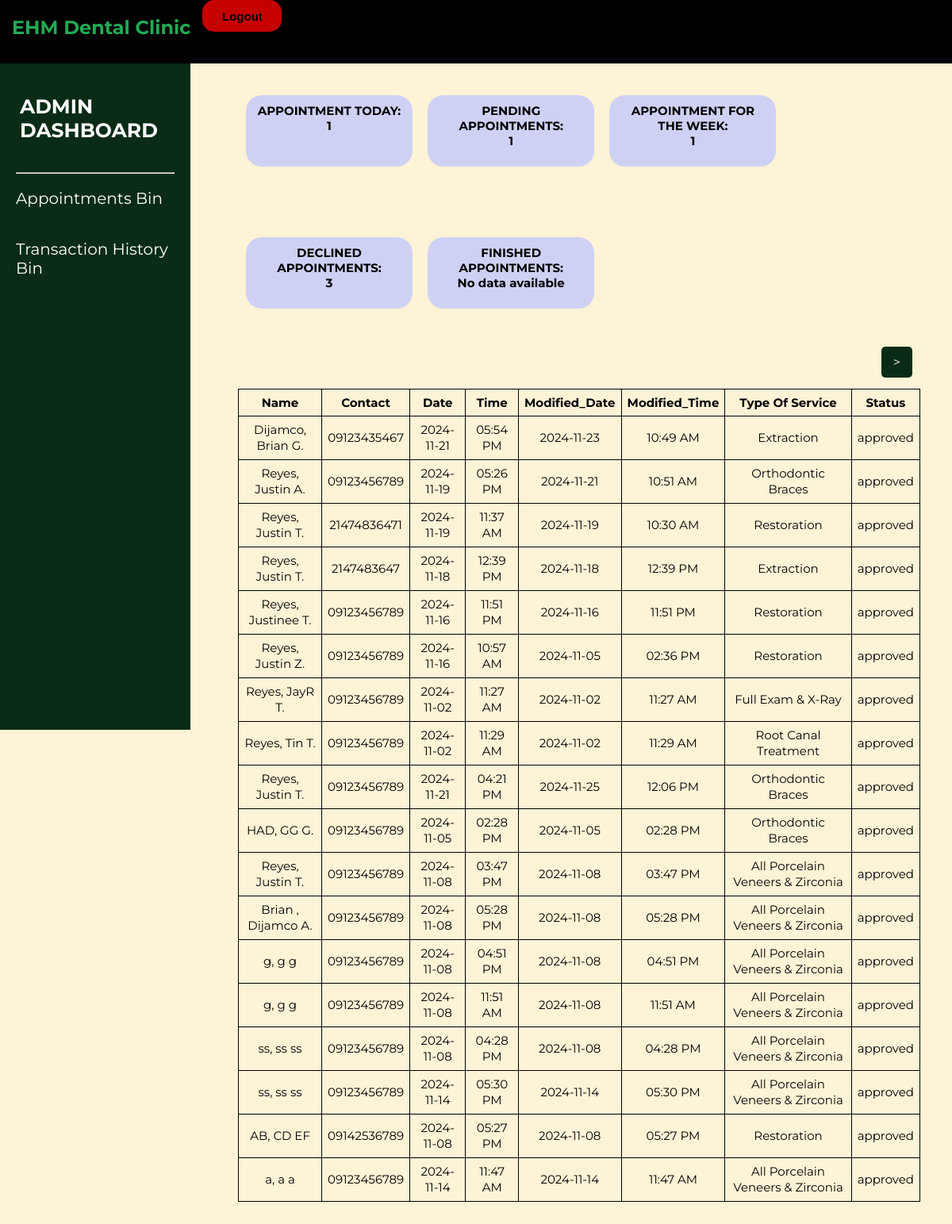
The app's page /DUMPS/ADMIN/admin_dashboard_bin.php (signed in) with its own data.
### tables this page shows
CREATE TABLE `tbl_appointments` (
  `id` int(11) NOT NULL,
  `name` int(255) NOT NULL,
  `contact` varchar(11) NOT NULL,
  `date` date NOT NULL,
  `time` time NOT NULL,
  `modified_date` date DEFAULT NULL,
  `modified_time` time DEFAULT NULL,
  `modified_by` int(3) DEFAULT NULL,
  `service_type` int(11) NOT NULL,
  `status` int(4) DEFAULT 1
);

CREATE TABLE `tbl_patient` (
  `id` int(11) NOT NULL,
  `first_name` varchar(30) NOT NULL,
  `middle_name` varchar(2) DEFAULT NULL,
  `last_name` varchar(20) NOT NULL
);

CREATE TABLE `tbl_service_type` (
  `id` int(11) NOT NULL,
  `service_type` varchar(50) NOT NULL,
  `price` decimal(10,2) NOT NULL
);

CREATE TABLE `tbl_status` (
  `id` int(11) NOT NULL,
  `status` varchar(10) NOT NULL
);

### DUMPS/ADMIN/admin_dashboard_bin.php (the view, shortened to what this page needs)
<!DOCTYPE html>
<html lang="en">
<head>
    <link rel="stylesheet" href="admin.css">
    <link rel="stylesheet" href="https://cdnjs.cloudflare.com/ajax/libs/font-awesome/6.6.0/css/all.min.css"
 />
</head>
<body>
    <nav>
        <a href="../HOME_PAGE/Home_page.php">
            <div class="logo">
                <h1><span>EHM</span> Dental Clinic</h1>
            </div>
        </a>
        <form method="POST" action="../logout.php">
            <button type="submit" class="logout-button">Logout</button>
        </form>
    </nav>
    <div>
        <aside class="sidebar">
            <ul>
                <br>
                <a class="active" href="admin_dashboard.php">
                    <h3>ADMIN<br>DASHBOARD</h3>
                </a>
                <br>
                <br>
                <hr>
                <br>
                <li><a href="appointments_bin.php">Appointments Bin</a></a></li>
                <li><a href="transaction_history_bin.php">Transaction History Bin</a></li>
            </ul>
        </aside>
    </div>
    <div class="top">
        <div class="content-box">
            <div class="round-box">
                <p>APPOINTMENT TODAY:</p>
                <?php
                include("../dbcon.php");
                $today = date('Y-m-d');
                $sql_today = "SELECT COUNT(*) as total_appointments_today
                              FROM tbl_appointments
                              WHERE (DATE(date) = '$today' OR DATE(modified_date) = '$today') AND status = '3'";
                $result_today = mysqli_query($con, $sql_today);
                $row_today = mysqli_fetch_assoc($result_today);
                $appointments_today = $row_today['total_appointments_today'];
                echo $appointments_today ? $appointments_today : 'No data available';
                ?>
            </div>
            <div class="round-box">
                <p>PENDING APPOINTMENTS:</p>
                <?php
                $sql_pending = "SELECT COUNT(*) as total_pending_appointments
                                FROM tbl_appointments
                                WHERE status = '1'";
                $result_pending = mysqli_query($con, $sql_pending);
                $row_pending = mysqli_fetch_assoc($result_pending);
                $pending_appointments = $row_pending['total_pending_appointments'];
                echo $pending_appointments ? $pending_appointments : 'No data available';
                ?>
            </div>
            <div class="round-box">
                <p>APPOINTMENT FOR THE WEEK:</p>
                <?php
                $start_of_week = date('Y-m-d', strtotime('monday this week'));
                $end_of_week = date('Y-m-d', strtotime('sunday this week'));
                $sql_week = "SELECT COUNT(*) as total_appointments_week
                 FROM tbl_appointments
                 WHERE (DATE(date) BETWEEN '$start_of_week' AND '$end_of_week'
                 OR DATE(modified_date) BETWEEN '$start_of_week' AND '$end_of_week')
                 AND status = '3'";
                $result_week = mysqli_query($con, $sql_week);
                $row_week = mysqli_fetch_assoc($result_week);
                $appointments_for_week = $row_week['total_appointments_week'];
                echo $appointments_for_week ? $appointments_for_week : 'No data available';
                ?>
            </div>
            <div class="round-box">
                <p>DECLINED APPOINTMENTS:</p>
                <?php
                $sql_finished = "SELECT COUNT(*) as total_finished_appointments FROM tbl_appointments WHERE status = '2'";
                $result_finished = mysqli_query($con, $sql_finished);
                $row_finished = mysqli_fetch_assoc($result_finished);
                $finished_appointments = $row_finished['total_finished_appointments'];
                echo $finished_appointments ? $finished_appointments : 'No data available';
                ?>
            </div>
            <div class="round-box">
                <p>FINISHED APPOINTMENTS:</p>
                <?php
                $sql_finished = "SELECT COUNT(*) as total_finished_appointments FROM tbl_appointments WHERE status = '4'";
                $result_finished = mysqli_query($con, $sql_finished);
                $row_finished = mysqli_fetch_assoc($result_finished);
                $finished_appointments = $row_finished['total_finished_appointments'];
                echo $finished_appointments ? $finished_appointments : 'No data available';
                ?>
            </div>
            <?php
            $resultsPerPage = 18;
            $currentPage = isset($_GET['page']) ? (int) $_GET['page'] : 1;
            $startRow = ($currentPage - 1) * $resultsPerPage;
            $countQuery = "SELECT COUNT(*) as total FROM tbl_appointments WHERE status IN ('1', '2', '3', '4')";
            $countResult = mysqli_query($con, $countQuery);
            $totalCount = mysqli_fetch_assoc($countResult)['total'];
            $totalPages = ceil($totalCount / $resultsPerPage);
            $query = "SELECT a.*,
            s.service_type AS service_name,
            p.first_name, p.middle_name, p.last_name,
            t.status
          FROM tbl_appointments a
          JOIN tbl_service_type s ON a.service_type = s.id
          JOIN tbl_patient p ON a.id = p.id
          JOIN tbl_status t ON a.status = t.id
          WHERE a.status IN ('1', '2', '3', '4')
          LIMIT $resultsPerPage OFFSET $startRow";
            $result = mysqli_query($con, $query);
            ?>
            <br><br>
            <div class="pagination-container">
                        <?php if ($currentPage < $totalPages): ?>
                            <a href="?page=<?php echo $currentPage + 1; ?>" class="pagination-btn"> > </a>
                        <?php endif; ?>
            </div>
        </div>
        <table class="table table-bordered">
            <thead>
                <tr>
                    <th>Name</th>
                    <th>Contact</th>
                    <th>Date</th>
                    <th>Time</th>
                    <th>Modified_Date</th>
                    <th>Modified_Time</th>
                    <th>Type Of Service</th>
                    <th>Status</th>
                </tr>
            </thead>
            <tbody>
                <?php
                if (mysqli_num_rows($result) > 0) {
                    while ($row = mysqli_fetch_assoc($result)) {
                        $modified_date = !empty($row['modified_date']) ? $row['modified_date'] : $row['date'];
                        $modified_time = !empty($row['modified_time']) ? $row['modified_time'] : $row['time'];
                        $dateToDisplay = !empty($row['date']) ? $row['date'] : $row['date'];
                        $timeToDisplay = !empty($row['time']) ? $row['time'] : $row['time'];
                        $timeToDisplayFormatted = date("h:i A", strtotime($timeToDisplay));
                        $timeToDisplayFormattedd = date("h:i A", strtotime($modified_time));
                        echo "<tr>
                        <td>{$row['last_name']}, {$row['first_name']} {$row['middle_name']}</td>
                        <td>{$row['contact']}</td>
                        <td>{$dateToDisplay}</td>
                        <td>{$timeToDisplayFormatted}</td>
                        <td>{$modified_date}</td>
                        <td>{$timeToDisplayFormattedd}</td>
                        <td>{$row['service_name']}</td>
                        <td>{$row['status']}</td>
                    </tr>";
                    }
                } else {
                    echo "<tr><td colspan='8'>No records found</td></tr>";
                }
                ?>
            </tbody>
        </table>
        <br><br>
    </div>
</body>
</html>

### ADMIN/admin.css (style rules this page uses)
* { margin: 0%; padding: 0%; text-decoration: none; overflow: auto; }
body { background-color: #FDF3D6; font-family: "Montserrat", sans-serif; }
nav { height: 80px; width: 100%; background-color: #000000; position: fixed; z-index: 1000; }
nav .logo { float: left; margin: 0px 15px; color: #22AA54; line-height: 70px; transition: transform 0.3s ease-in-out; }
.logout-button { width: 100px; height: 40px; font-size: 15px; font-weight: bold; background-color: rgb(196, 0, 0); color: black; cursor: pointer; border: #ff0000; border-radius: 15px; transition: transform 0.3s; }
.sidebar { position: fixed; top: 80px; width: 200px; height: 100vh; background-color: #0A2C16; color: white; padding: 20px; }
.sidebar h3 { font-size: 25px; color: #ffff; text-shadow: none; }
.sidebar ul { list-style: none; padding: 0; }
.sidebar li { margin-bottom: 40px; font-size: 20px; }
.sidebar a { text-decoration: none; color: white; }
hr { color: black; font-weight: 2px; }
.top { margin-left: 300px; margin-right: 40px; }
.content-box { margin-top: 50px; word-wrap: break-word; overflow-wrap: break-word; justify-content: space-between; }
.round-box { width: 190px; height: 70px; border-radius: 20px; padding: 10px; font-size: 15px; font-weight: bold; text-align: center; display: inline-block; background-color: #CFD1F4; margin: 70px 5px 15px 10px; }
a.active, a:hover { color: #FF9F00; text-shadow: 0px 0px 9px #FF9F00; transition: color .3s, text-shadow .3s; }
table, th, td { font-size: 15px; border: 1px solid black; background-color: #FDF3D6; border-collapse: collapse; text-align: center; padding: 7px; }
table { width: 100%; }
td { line-height: 20px; }
.pagination-btn { display: inline-block; padding: 10px 15px; margin: 10px; border: none; border-radius: 5px; background-color: #0A2C16; color: white; text-decoration: none; transition: background-color 0.3s; }
.pagination-container { text-align: right; }
div h3 { margin-left: 5px; }

### records on screen
tbl_appointments: tbl_patient.last_name "Dijamco", tbl_patient.first_name "Brian", tbl_patient.middle_name "G.", contact "09123435467", date "2024-11-21", time "05:54 PM", modified_date "2024-11-23", modified_time "10:49 AM", tbl_service_type.service_type "Extraction", tbl_status.status "approved"
tbl_appointments: tbl_patient.last_name "Reyes", tbl_patient.first_name "Justin", tbl_patient.middle_name "A.", contact "09123456789", date "2024-11-19", time "05:26 PM", modified_date "2024-11-21", modified_time "10:51 AM", tbl_service_type.service_type "Orthodontic Braces", tbl_status.status "approved"
tbl_appointments: tbl_patient.last_name "Reyes", tbl_patient.first_name "Justin", tbl_patient.middle_name "T.", contact "21474836471", date "2024-11-19", time "11:37 AM", modified_date "2024-11-19", modified_time "10:30 AM", tbl_service_type.service_type "Restoration", tbl_status.status "approved"
tbl_appointments: tbl_patient.last_name "Reyes", tbl_patient.first_name "Justin", tbl_patient.middle_name "T.", contact "2147483647", date "2024-11-18", time "12:39 PM", timeToDisplayFormattedd "12:39 PM", tbl_service_type.service_type "Extraction", tbl_status.status "approved"
tbl_appointments: tbl_patient.last_name "Reyes", tbl_patient.first_name "Justinee", tbl_patient.middle_name "T.", contact "09123456789", date "2024-11-16", time "11:51 PM", timeToDisplayFormattedd "11:51 PM", tbl_service_type.service_type "Restoration", tbl_status.status "approved"
tbl_appointments: tbl_patient.last_name "Reyes", tbl_patient.first_name "Justin", tbl_patient.middle_name "Z.", contact "09123456789", date "2024-11-16", time "10:57 AM", modified_date "2024-11-05", modified_time "02:36 PM", tbl_service_type.service_type "Restoration", tbl_status.status "approved"
tbl_appointments: tbl_patient.last_name "Reyes", tbl_patient.first_name "JayR", tbl_patient.middle_name "T.", contact "09123456789", date "2024-11-02", time "11:27 AM", timeToDisplayFormattedd "11:27 AM", tbl_service_type.service_type "Full Exam & X-Ray", tbl_status.status "approved"
tbl_appointments: tbl_patient.last_name "Reyes", tbl_patient.first_name "Tin", tbl_patient.middle_name "T.", contact "09123456789", date "2024-11-02", time "11:29 AM", timeToDisplayFormattedd "11:29 AM", tbl_service_type.service_type "Root Canal Treatment", tbl_status.status "approved"
tbl_appointments: tbl_patient.last_name "Reyes", tbl_patient.first_name "Justin", tbl_patient.middle_name "T.", contact "09123456789", date "2024-11-21", time "04:21 PM", modified_date "2024-11-25", modified_time "12:06 PM", tbl_service_type.service_type "Orthodontic Braces", tbl_status.status "approved"
tbl_appointments: tbl_patient.last_name "HAD", tbl_patient.first_name "GG", tbl_patient.middle_name "G.", contact "09123456789", date "2024-11-05", time "02:28 PM", timeToDisplayFormattedd "02:28 PM", tbl_service_type.service_type "Orthodontic Braces", tbl_status.status "approved"
tbl_appointments: tbl_patient.last_name "Reyes", tbl_patient.first_name "Justin", tbl_patient.middle_name "T.", contact "09123456789", date "2024-11-08", time "03:47 PM", timeToDisplayFormattedd "03:47 PM", tbl_service_type.service_type "All Porcelain Veneers & Zirconia", tbl_status.status "approved"
tbl_appointments: tbl_patient.last_name "Brian", tbl_patient.first_name "Dijamco", tbl_patient.middle_name "A.", contact "09123456789", date "2024-11-08", time "05:28 PM", timeToDisplayFormattedd "05:28 PM", tbl_service_type.service_type "All Porcelain Veneers & Zirconia", tbl_status.status "approved"
tbl_appointments: tbl_patient.last_name "g", tbl_patient.first_name "g", tbl_patient.middle_name "g", contact "09123456789", date "2024-11-08", time "04:51 PM", timeToDisplayFormattedd "04:51 PM", tbl_service_type.service_type "All Porcelain Veneers & Zirconia", tbl_status.status "approved"
tbl_appointments: tbl_patient.last_name "g", tbl_patient.first_name "g", tbl_patient.middle_name "g", contact "09123456789", date "2024-11-08", time "11:51 AM", timeToDisplayFormattedd "11:51 AM", tbl_service_type.service_type "All Porcelain Veneers & Zirconia", tbl_status.status "approved"
tbl_appointments: tbl_patient.last_name "ss", tbl_patient.first_name "ss", tbl_patient.middle_name "ss", contact "09123456789", date "2024-11-08", time "04:28 PM", timeToDisplayFormattedd "04:28 PM", tbl_service_type.service_type "All Porcelain Veneers & Zirconia", tbl_status.status "approved"
tbl_appointments: tbl_patient.last_name "ss", tbl_patient.first_name "ss", tbl_patient.middle_name "ss", contact "09123456789", date "2024-11-14", time "05:30 PM", timeToDisplayFormattedd "05:30 PM", tbl_service_type.service_type "All Porcelain Veneers & Zirconia", tbl_status.status "approved"
tbl_appointments: tbl_patient.last_name "AB", tbl_patient.first_name "CD", tbl_patient.middle_name "EF", contact "09142536789", date "2024-11-08", time "05:27 PM", timeToDisplayFormattedd "05:27 PM", tbl_service_type.service_type "Restoration", tbl_status.status "approved"
tbl_appointments: tbl_patient.last_name "a", tbl_patient.first_name "a", tbl_patient.middle_name "a", contact "09123456789", date "2024-11-14", time "11:47 AM", timeToDisplayFormattedd "11:47 AM", tbl_service_type.service_type "All Porcelain Veneers & Zirconia", tbl_status.status "approved"

### other values on screen
$appointments_today "1"
$pending_appointments "1"
$appointments_for_week "1"
$finished_appointments "3"
